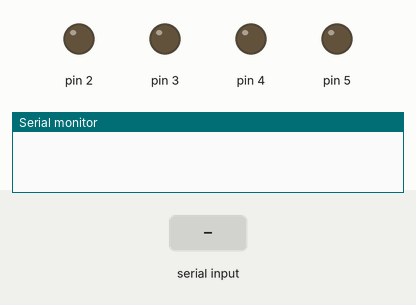
This sketch was run on a simulated Arduino Uno, built with avr-gcc and run on an emulated ATmega328P. On the bench: output pins drawn as LEDs (lit = HIGH), the last lines printed to the serial monitor. Inputs (shaded band) come from the test bench.

Above: at 1.2 s.
1.3 s: "90,45\n" received over Serial
At 1.9 s:
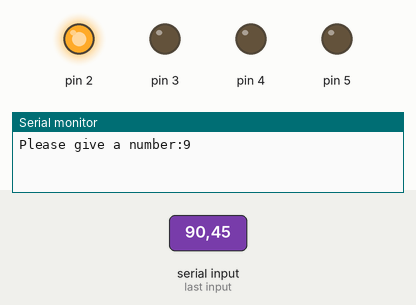
Timing chart, 0 to 4.3 s (numbered marks = the images above; inputs shaded):
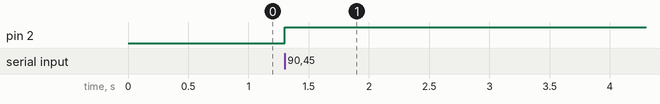

Measured:
- after the input at 1.3 s, pin 2: LOW → HIGH at once

The sketch:

tremendous_uusam_leelo1.ino
```cpp
void setup()
{
  pinMode(2, OUTPUT);
  pinMode(3, OUTPUT);
  pinMode(4, OUTPUT);
  pinMode(5, OUTPUT);
  Serial.begin(9600);
}

int number = 0,i=0;
int a[] = {0,1,2,3,4,5,6,7,8,9};
int arr[4]={0, 0, 0, 0};
int count = 0;
int j=0;
void loop()
{
  if(Serial.available()>0){
      number = Serial.read() - '0';
      Serial.print("Please give a number:");
      Serial.println(number);
    for(;i<10;i++)
  {
    if(i<0)
      a[i]=a[i+1];
    else
      a[i]=a[i];
  }

      if(a[i]>0)
    {   while(number > 0){

        if(number % 2 == 0){
            arr[count] = 0;
        }
        else{
            arr[count] = 1;
        }

        number = number / 2;
        count ++ ;
   	    }
    }
    //通过二进制控制7段显示的亮暗
    if(a[i] <= -1&& a[i] >= -9)
    {
      a[i] = a[i+2];
    }
    for(i = 0;i < 4 ;i++){

          if(arr[i]==0){
              digitalWrite(i+2, LOW);
            i--;
    }
          else{
              digitalWrite(i+2, HIGH);
            i++;
    }
       //更改7段显示中字母对应项
  }
      if(number == 0)
        a[i]=0;
      Serial.print("Pin:");
      Serial.print(digitalRead(5));
      Serial.print(digitalRead(4));
      Serial.print(digitalRead(3));
      Serial.print(digitalRead(2));
      Serial.println();Serial.print("The number is");
      for(;j<4;j++){
          Serial.print(arr[j]);
    }
      Serial.println();
  }
}
```
